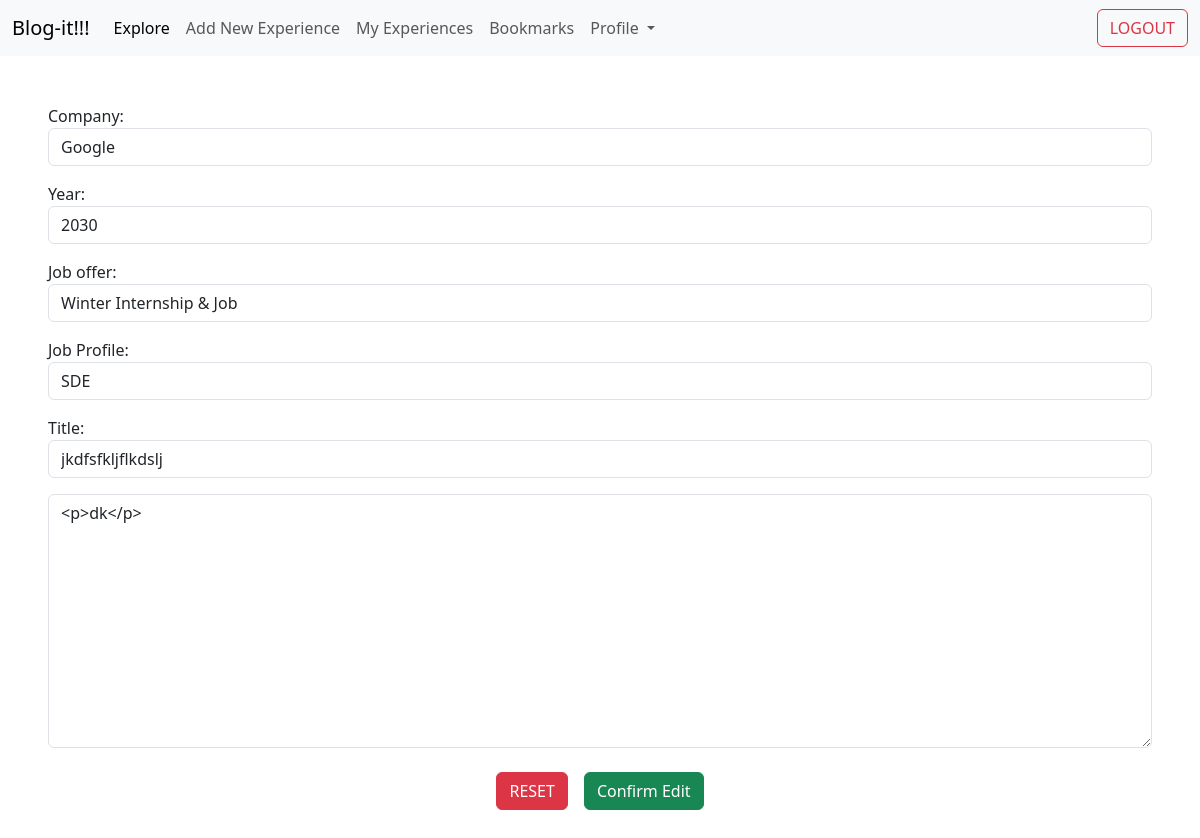
The page /home/edit_post/67 (signed in) on the database its author committed.
### home/models.py (models this page shows, shortened)
class BlogPost(models.Model):
    author = models.ForeignKey(NewUser, on_delete=models.CASCADE)
    company = models.CharField(max_length=255, null=True, blank=False)
    year = models.IntegerField(null=True, blank=False)
    job_offer = models.CharField(max_length=25, choices=[("Summer Internship",'Summer Internship'),("Winter Internship & Job",'Winter Internship & Job'), ("Job",'Job'), ("Winter Internship Only",'Winter Internship Only')], null=True, blank=False)
    profile = models.CharField(max_length=255, null=True, blank=False)
    title = models.CharField(max_length=255, null=True, blank=False, unique=True)
    body = RichTextField(null=True, blank=False)
    pub_date = models.DateTimeField(auto_now_add=True)
    bookmark = models.ManyToManyField(NewUser, related_name='bookmark', default=None, blank=True)

### home/views.py (the view, shortened to what this page needs)
# urls.py: path('edit_post/<int:pk>', edit_post.as_view(), name="edit_post"),
class edit_post(LoginRequiredMixin, SuccessMessageMixin, UpdateView):
    model = BlogPost
    template_name = 'edit_post.html'
    form_class = BlogForm
    success_message = 'Your Blog Edited Successfully !!!'
    success_url = reverse_lazy('my_experiences')
    context_object_name = 'post'

### home/forms.py
class BlogForm(forms.ModelForm):
    class Meta:
        model = BlogPost
        fields = ('company', 'year', 'job_offer', 'profile', 'title', 'body')
        widgets = {
            'company': forms.TextInput(attrs={'class' : 'form-control'}),
            'year': forms.NumberInput(attrs={'class' : 'form-control', 'min': '2021'}),
            'job_offer': forms.Select(attrs={'class': 'form-control'}),
            'profile': forms.TextInput(attrs={'class': 'form-control'}),
            'title': forms.TextInput(attrs={'class' : 'form-control'}),
            'body': forms.Textarea(attrs={'class': 'form-control'})
        }
        labels = {
            'profile': 'Job Profile',
            'body': ''
        }

### templates/edit_post.html (shortened to what this page needs)
{% extends 'base.html' %}
{% block content %}
{% if user.id == post.author.id %}
<nav class="navbar navbar-expand-lg navbar-light bg-light">
    <div class="container-fluid">
      <a class="navbar-brand">Blog-it!!!</a>
      <div class="collapse navbar-collapse" id="navbarSupportedContent">
        <ul class="navbar-nav me-auto mb-2 mb-lg-0">
          <li class="nav-item">
            <a class="nav-link active" aria-current="page" href={% url 'explore' %}>Explore</a>
          </li>
          <li class="nav-item">
            <a class="nav-link" href={% url 'add_new_experience' %}>Add New Experience</a>
          </li>
          <li class="nav-item">
            <a class="nav-link" href={% url 'my_experiences' %}>My Experiences</a>
          </li>
          <li class="nav-item">
            <a class="nav-link" href={% url 'bookmarks' %}>Bookmarks</a>
          </li>
          <li class="nav-item dropdown">
            <a class="nav-link dropdown-toggle" href="#" id="navbarDropdown" role="button" data-bs-toggle="dropdown" aria-expanded="false">
              Profile
            </a>
          </li>
        </ul>
        <form class="d-flex" action={% url 'logout' %} method="post">
          <button class="btn btn-outline-danger" type="submit">LOGOUT</button>
        </form>
      </div>
    </div>
  </nav>
<form action="" method="post" class="m-5">
    {{ form.as_p }}
    <div class="m-3 d-flex justify-content-center">
        <a href={% url 'add_new_experience' %} class="btn btn-danger m-2">RESET</a>
        <button type="submit" class="btn btn-success m-2">Confirm Edit</button>
    </div>
</form>
{% else %}
You are not allowed to Edit this post !!!
{% endif %}
{% endblock content %}

### rows shown on the page
BlogPost: company "Google", year "2030", job_offer "Winter Internship & Job", profile "SDE", title "jkdfsfkljflkdslj", body "<p>dk</p>"
